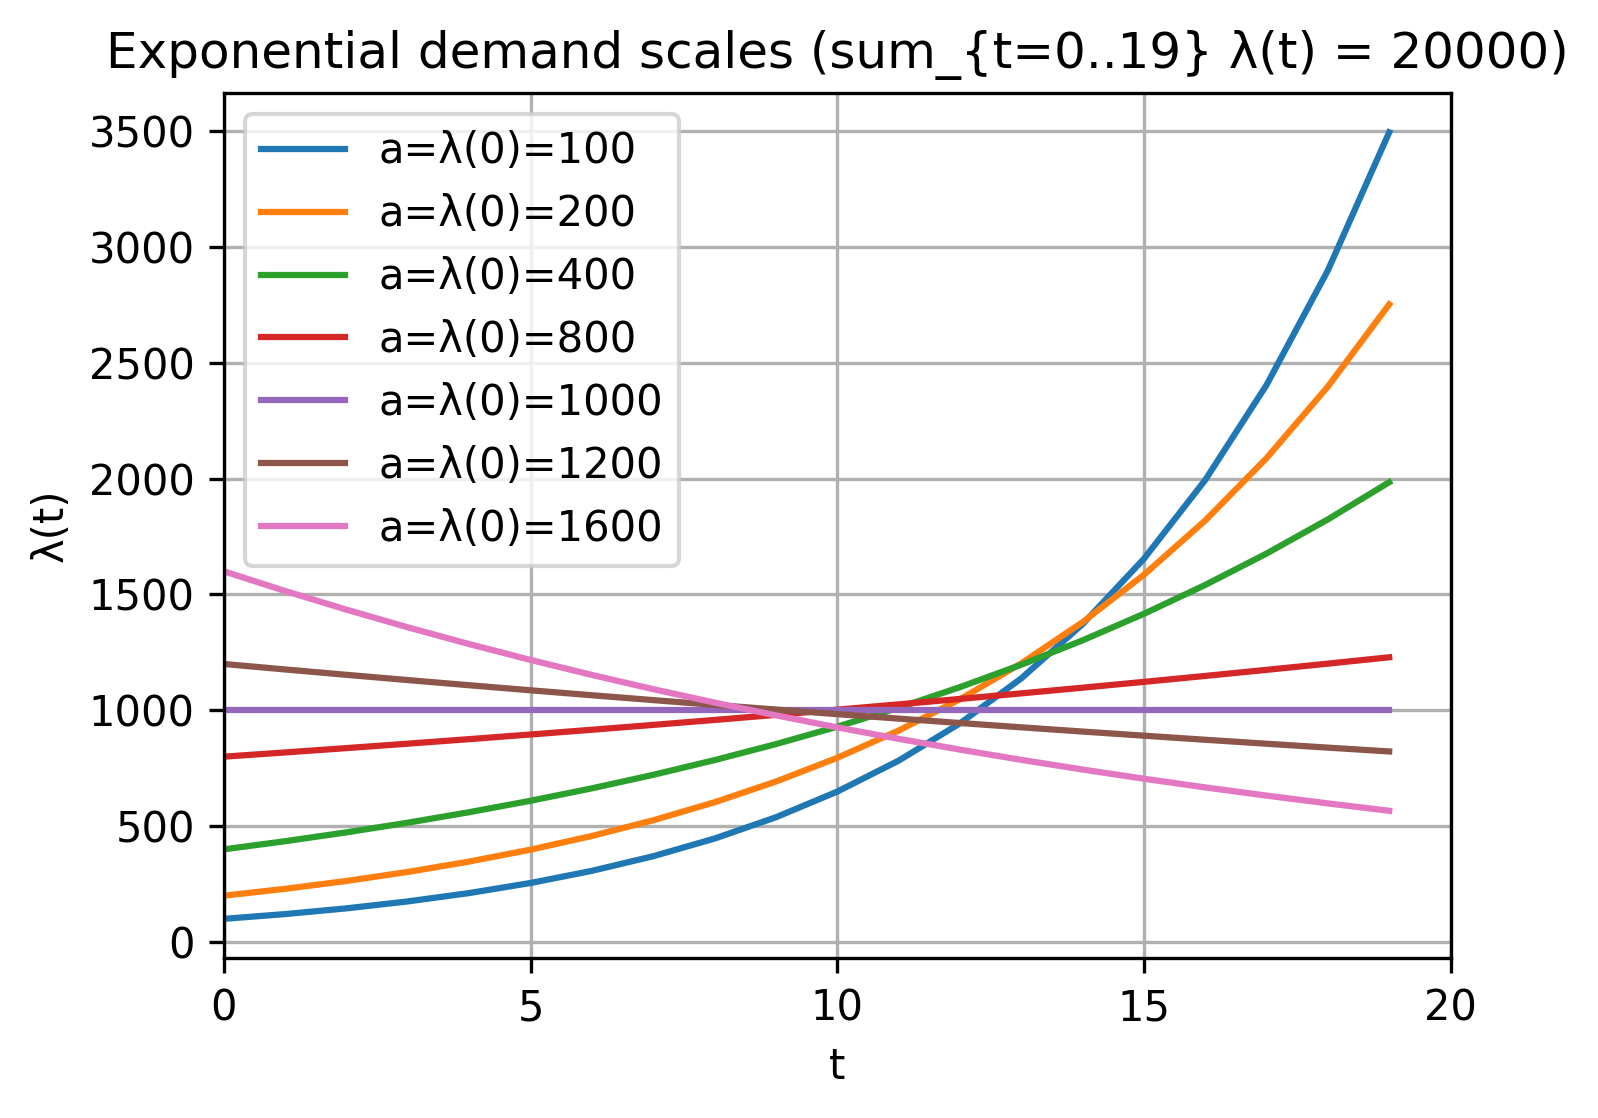

Write the Python code that produced this figure.
"""
Exponential demand curves with discrete-time sum constraint.

We consider:
  λ(t) = a * exp(b*t),  t = 0,1,...,T-1

Given:
  - a = λ(0) (fixed, chosen by you)
  - total = sum_{t=0..T-1} λ(t) (fixed)

We solve for b such that:
  sum_{t=0..T-1} a * exp(b*t) = total

Then we can plot any subset of curves by selecting 'a' values.

No external dependencies beyond numpy/matplotlib.
"""

import math
from typing import Iterable, List, Dict, Tuple

import numpy as np
import matplotlib.pyplot as plt


def geom_sum(q: float, n: int) -> float:
    """Sum_{k=0..n-1} q^k."""
    if abs(q - 1.0) < 1e-14:
        return float(n)
    return (q**n - 1.0) / (q - 1.0)


def solve_q_for_geom_sum(target: float, n: int, *, iters: int = 300) -> float:
    """
    Solve geom_sum(q, n) = target for q > 0 via bisection.

    Properties:
      - For q in (0, 1): geom_sum(q,n) increases from 1 to n
      - For q in (1, inf): geom_sum(q,n) increases from n to inf

    So:
      - If target < n -> q in (0,1)
      - If target == n -> q = 1
      - If target > n -> q > 1
    """
    if abs(target - n) < 1e-12:
        return 1.0

    if target < n:
        # q in (0,1). Feasible target range is (1, n).
        if target <= 1.0:
            return 0.0  # extremely steep decay (edge)
        lo, hi = 0.0, 1.0
    else:
        # q > 1
        lo, hi = 1.0, 2.0
        while geom_sum(hi, n) < target:
            hi *= 2.0
            if hi > 1e10:
                raise RuntimeError("Failed to bracket solution for q>1; check parameters.")

    for _ in range(iters):
        mid = (lo + hi) / 2.0
        val = geom_sum(mid, n)
        if val < target:
            lo = mid
        else:
            hi = mid

    return (lo + hi) / 2.0


def solve_b_given_a_total(a: float, total: float, T: int) -> float:
    """
    Given a = λ(0), solve b such that sum_{t=0..T-1} a*exp(b*t) = total.
    """
    if a <= 0:
        raise ValueError("a must be positive.")
    target = total / a  # need geom_sum(q,T)=total/a with q=exp(b)
    q = solve_q_for_geom_sum(target, T)
    if q == 0.0:
        return -float("inf")
    return math.log(q)


def make_curve(a: float, b: float, T: int) -> np.ndarray:
    t = np.arange(T)
    return a * np.exp(b * t)


def compute_params_and_curve(a: float, total: float, T: int) -> Tuple[float, float, float, np.ndarray]:
    """
    Returns (b, lambda_end, sum_check, curve).
    """
    b = solve_b_given_a_total(a, total, T)
    curve = make_curve(a, b, T)
    return b, float(curve[-1]), float(curve.sum()), curve


def plot_exponential_curves(
    a_values: Iterable[float],
    *,
    total: float = 20000.0,
    T: int = 20,
    show_points: bool = True,
    show_legend: bool = True,
    title: str | None = None,
) -> Dict[float, Dict[str, float]]:
    """
    Plot curves for selected a_values.

    Returns a dict with per-a parameters:
      {a: {"b":..., "lambda_end":..., "sum":...}}
    """
    a_list: List[float] = list(a_values)
    if not a_list:
        raise ValueError("a_values is empty.")

    t = np.arange(T)
    default_figsize = plt.rcParams["figure.figsize"]
    scaled_figsize = (default_figsize[0] * 0.8, default_figsize[1] * 0.8)

    results: Dict[float, Dict[str, float]] = {}

    plt.figure(figsize=scaled_figsize)
    for a in a_list:
        b, lam_end, s, curve = compute_params_and_curve(a, total, T)
        results[float(a)] = {"b": b, "lambda_end": lam_end, "sum": s}

        if show_points:
            plt.plot(t, curve, marker="o", markersize=3, label=f"a=λ(0)={a:g}")
        else:
            plt.plot(t, curve, label=f"a=λ(0)={a:g}")

    plt.xlabel("t")
    plt.ylabel("λ(t)")
    if title is None:
        title = f"Exponential demand scales (sum_{{t=0..{T-1}}} λ(t) = {total:g})"
    plt.title(title)
    plt.xlim(0, T)
    plt.xticks(list(range(0, T + 1, 5)))

    if show_legend:
        plt.legend()
    plt.grid(True)
    plt.tight_layout()
    plt.savefig("visualize_demand_curve.png", dpi=300, bbox_inches="tight")
    plt.show()

    return results


if __name__ == "__main__":
    # ---- Choose which curves to show by editing this list ----
    # Examples:
    #   a_values = [100, 200, 400, 800, 1200, 1400, 1600]
    #   a_values = [800, 1000, 1200]  # compare mild growth/flat/mild decay
    #   a_values = [100, 200]         # strong growth cases only
    a_values = [100, 200, 400, 800,1000, 1200, 1600]

    results = plot_exponential_curves(
        a_values,
        total=20000.0,
        T=20,
        show_points=False,   # True to show markers on each integer t
        show_legend=True,
    )

    # Print parameters for each shown curve
    print("Computed parameters (given sum constraint):")
    for a in a_values:
        r = results[float(a)]
        print(f"a={a:>6g}  b={r['b']:+.6f}  λ(19)={r['lambda_end']:.6f}  sum={r['sum']:.6f}")
